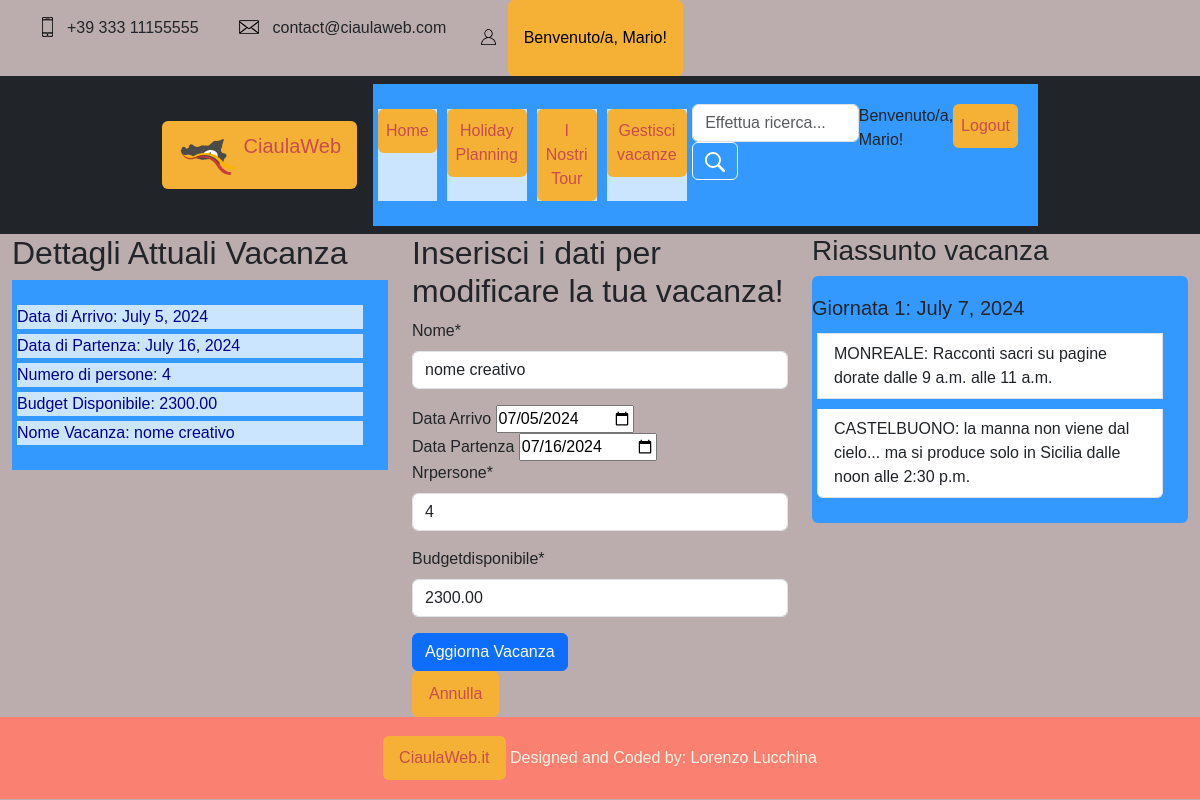
Screenshot of /HolidayPlanning/vacanza/57/modificavacanza/ (signed in) with the database file from the repository.
### profiles/models.py (models this page shows, shortened)
class UserProfileModel(AbstractBaseUser):
    nrSocio = models.IntegerField(primary_key=True)  # chiave, deve autogenerarsi
    first_name = models.CharField(max_length=32)
    last_name = models.CharField(max_length=32)
    email = models.CharField(max_length=32, unique=True)
    codiceFiscale = models.CharField(max_length=18)
    telefono = models.CharField(max_length=32)
    dataDiNascita = models.DateField(null=True)
    profile_image = models.ImageField(blank=True, null=True, default="defaultuser.png", upload_to="profiles/photos")
    is_active = models.BooleanField(default=True)
    is_admin = models.BooleanField(default=False)
    objects = UserManager()
    USERNAME_FIELD = 'email'
    REQUIRED_FIELDS = []
    @property
    def is_staff(self):
        return self.is_admin
    class Meta:
        verbose_name = 'User'
        verbose_name_plural = 'Users'

### HolidayPlanning/models.py (models this page shows, shortened)
class Vacanza(models.Model):
    nome = models.CharField(max_length=300, blank=True)
    dataArrivo = models.DateField()
    dataPartenza = models.DateField()
    nrPersone = models.IntegerField()
    budgetDisponibile = models.DecimalField(max_digits=10, decimal_places=2, blank=True)
    utente = models.ForeignKey(UserProfileModel, related_name='Utente', on_delete=models.PROTECT)
    scelte = models.ManyToManyField(Scelta, related_name='vacanze')
    spostamenti = models.ManyToManyField(Spostamento, related_name='spostamenti')
    def sort_scelte(self):
        return self.scelte.all().order_by('giorno', 'oraInizio', 'oraFine')
    class Meta:
        verbose_name = "Vacanza"
        verbose_name_plural = "Vacanze"

class Scelta(models.Model):
    giorno = models.DateField()  # scelto dall'utente
    attrazione = models.ForeignKey(to='attractions.Attrazione', on_delete=models.CASCADE, related_name="attrazione")
    oraInizio = models.TimeField(blank=True)  # scelta dall'utente
    oraFine = models.TimeField(blank=True)  # scelta dall'utente
    durata = models.DurationField()  # questi sono i secondi della durata
    class Meta:
        verbose_name = "Scelta"
        verbose_name_plural = "Scelte"

### attractions/models.py (models this page shows, shortened)
class Attrazione(models.Model):
    objects = None
    nome = models.CharField(max_length=200, primary_key=True)
    luogo = models.CharField(max_length=300)
    via = models.CharField(max_length=500)
    citta = models.CharField(max_length=200)
    costo = models.DecimalField(max_digits=10, decimal_places=2, blank=True)
    tipo = models.CharField(max_length=200)
    oraApertura = models.TimeField('ora apertura')
    oraChiusura = models.TimeField('ora chiusura')
    descrizione = models.TextField()
    attrazione_image = models.ImageField(blank=True, null=True)  # , upload_to='attractionImages/')
    class Meta:
        verbose_name = "Attrazione"
        verbose_name_plural = "Attrazioni"

### HolidayPlanning/views.py (the view, shortened to what this page needs)
# urls.py: path("vacanza/<pk>/modificavacanza/", ModificaVacanza.as_view(), name="modificavacanza"),
class ModificaVacanza(IsVacanzaUserOwnedMixin, UpdateView):
    model = Vacanza
    template_name = "HolidayPlanning/modificavacanza.html"
    form_class = ModificaVacanzaForm
    def dispatch(self, request, *args, **kwargs):
        vacanza = self.get_object()
        if vacanza.dataPartenza < date.today():
            return HttpResponseForbidden("Non puoi modificare una vacanza già conclusa.")
        return super().dispatch(request, *args, **kwargs)
    def get_context_data(self, **kwargs):
        context = super().get_context_data(**kwargs)
        context['title'] = "Modifica la tua Vacanza"
        context['show_modal'] = True
        return context

### HolidayPlanning/forms.py (shortened to what this page needs)
class ModificaVacanzaForm(forms.ModelForm):
    dataArrivo = forms.DateField(required=True, widget=forms.DateInput(attrs={'placeholder': 'Inserire data di arrivo'}))
    dataPartenza = forms.DateField(required=True, widget=forms.DateInput(attrs={'placeholder': 'Inserire data di ritorno'}))
    nrPersone = forms.IntegerField(required=True, widget=forms.TextInput(attrs={'placeholder': 'Inserire numero persone'}))
    budgetDisponibile = forms.DecimalField(required=True, widget=forms.TextInput(attrs={'placeholder': 'Inserire budget complessivo'}))
    nome = forms.CharField(required=True, widget=forms.TextInput(attrs={'placeholder': 'Inserire nome'}))
    class Meta:
        model = Vacanza
        fields = ['dataArrivo', 'dataPartenza', 'nrPersone', 'budgetDisponibile', 'nome']

### HolidayPlanning/mixins.py (called while the page is built)
    def dispatch(self, request, *args, **kwargs):
        vacanza = Vacanza.objects.get(pk=kwargs['pk'])
        if vacanza.utente != request.user:
            raise Http404("Non hai il permesso per accedere a questa vacanza.")
        return super().dispatch(request, *args, **kwargs)

### HolidayPlanning/templates/HolidayPlanning/modificavacanza.html (shortened to what this page needs)
{% extends 'base.html' %}
{% block head %}
    {% load static %}
    <link rel="stylesheet" type="text/css" href="{% static '/css/style.css' %}">
    {% load crispy_forms_tags %}
{% endblock %}
{% block content %}
    {% include "header.html" %}
    <div class="container-fluid">
        <div class="row">
            <div class="col-md-4">
                <h2> Dettagli Attuali Vacanza </h2>
                <ul class="list-unstyled">
                    <li>Data di Arrivo: {{ object.dataArrivo }} </li>
                    <li>Data di Partenza: {{ object.dataPartenza }} </li>
                    <li>Numero di persone: {{ object.nrPersone }} </li>
                    <li>Budget Disponibile: {{ object.budgetDisponibile }} </li>
                    <li>Nome Vacanza: {{ object.nome }} </li>
                </ul>
            </div>
            <div class="col-md-4">
                <h2>Inserisci i dati per modificare la tua vacanza!</h2>
                <form method="post" enctype="multipart/form-data" id="modificaVacanzaForm">
                    {{ form.nome | as_crispy_field }}
                    <label > Data Arrivo
                        <input type="date" name="dataArrivo" value="{{ object.dataArrivo.isoformat }}" data-old-value="{{ object.dataArrivo.isoformat }}">
                    </label>
                    <label> Data Partenza
                        <input type="date" name="dataPartenza" value="{{ object.dataPartenza.isoformat }}" data-old-value="{{ object.dataPartenza.isoformat }}">
                    </label>
                    {{ form.nrPersone | as_crispy_field }}
                    {{ form.budgetDisponibile | as_crispy_field }}
                    <button type="button" value="Submit" class="btn btn-primary" name="SubmitButton" id="submitButton">
                        Aggiorna Vacanza
                    </button>
                </form>
                <a class="btn" href="{% url 'HolidayPlanning:vacanze' %}">Annulla</a>
            </div>
            <div class="col-md-4">
                <h3>Riassunto vacanza</h3>
                <ul class="list-group">
                    {% for s in vacanza.sort_scelte %}
                        {% ifchanged s.giorno %}
                            <h5>Giornata {{ forloop.counter }}: {{ s.giorno }}</h5>
                        {% endifchanged %}
                        <li class="list-group-item">{{ s.attrazione.nome }} dalle {{ s.oraInizio }}
                            alle {{ s.oraFine }}</li>
                    {% endfor %}
                </ul>
            </div>
        </div>
    </div>
{% endblock %}

### templates/header.html (shortened to what this page needs)
<header class="header">
<div class="top-bar">
    <div class="container">
        <div class="row">
            <div class="col d-flex flex-row">
                <div class="top_bar_contact_item"><div class="top_bar_icon"><img src="{% static 'img/phone.png' %}" class="img-fluid" alt="phone img"></div>+39 333 11155555</div>
                <div class="top_bar_contact_item"><div class="top_bar_icon"><img src="{% static 'img/mail.png' %}"  class="img-fluid" alt="mail img"></div>contact@ciaulaweb.com</div>
                <div class="top_bar_content ml-auto">
                    {% if user.is_authenticated %}
                    <div class="top_bar_user">
                        <div class="user_icon"><img src="{% static '/img/user.svg' %}"  class="img-fluid" alt="user img"></div>
                            <a href="{% url "profiles:user-detail" user.pk %}">Benvenuto/a, {{user.first_name}}! </a>
                        </div>
                    {% else %}
                    <div class="top_bar_user">
                        <div class="user_icon"><img src="{% static '/img/user.svg' %}"  class="img-fluid" alt="user img"></div>
                        <div><a href="{% url 'profiles:registration' %}">Registrati</a></div>
                        <div><a href="{% url 'profiles:user-login' %}">Login</a></div>
                    </div>
                    {% endif %}
                </div>
            </div>
        </div>
    </div>
</div>
<nav class="navbar navbar-expand-lg navbar-dark bg-dark">
    <div class="w-75 container-fluid">
        <a class="navbar-brand pl-5" href="{% url 'home' %}">
            <img src="{% static '/img/logo_ciaulaweb.png' %}" class="d-inline-block logo_ciaulaweb align-top" alt="Logo">
            CiaulaWeb
        </a>
        <div class="collapse navbar-collapse justify-content-between" id="navbarNavDropdown">
            <ul class="navbar-nav pl-5">
                <li class="nav-item active pl-5">
                    <a class="nav-link" href="{% url 'home' %}">Home</a>
                </li>
                <li class="nav-item pl-5">
                    <a class="nav-link" href="{% url 'HolidayPlanning:creavacanza' %}">Holiday Planning</a>
                </li>
                <li class="nav-item pl-5">
                    <a class="nav-link " href="{% url 'HolidayPlanning:tourorganizzati' %}">I Nostri Tour</a>
                </li>
            {% if user.is_authenticated %}
                <li class="nav-item">
                    <a class="nav-link" href="{% url 'HolidayPlanning:vacanze' %}">Gestisci vacanze</a>
                </li>
            {% endif %}
            <form class="form-inline my-2 my-lg-0" method="GET" action="{% url 'attractions:cerca' %}">
                <label>
                    <input class="form-control mr-sm-2" type="search" name="search" required="required" placeholder="Effettua ricerca...">
                </label>
                <button class="btn btn-outline-light my-2 my-sm-0" type="submit">
                    <img src="{% static 'img/search.png' %}" class="img-fluid" alt="search img">
                </button>
            </form>
                {% if user.is_authenticated %}
                    <div class="nav-item pl-5">
                        <a>Benvenuto/a, {{ user.first_name }}! </a>
                    </div>
                    <div class="nav-item pl-5">
                        <a class="nav-link" href="{% url 'profiles:user-logout' %}"> Logout </a>
                    </div>
                {% endif %}
            </ul>
        </div>
    </div>
</nav>
</header>

### static/css/style.css (style rules this page uses)
* { font-family: 'Montserrat', sans-serif !important; }
.logo_ciaulaweb { width: 60px; height: 48px; }
ul { background: #3399ff; padding: 20px; }
ul li { background: #cce5ff; color: darkblue; margin: 5px; }
a:link, a:visited { background-color: #f4b136; color: rgb(199, 77, 77); padding: 10px 16px; text-align: center; text-decoration: none; display: inline-block; border-radius: 6px; }
:root { --gradient: linear-gradient(to left top, #dd2476 10%, #ff512f 90%) !important; }
body { background: #bbadad !important; }
.container { display: flex; justify-content: space-between; }
.header { position: relative; width: 100%; z-index: 10; }
.top_bar_contact_item { font-size: 16px; font-weight: 300; line-height: 56px; margin-right: 40px; }
.top_bar_contact_item:not(:first-child) { margin-right: 0; }
.top_bar_icon { display: inline-block; margin-right: 14px; -webkit-transform: translateY(-2px); -moz-transform: translateY(-2px); -ms-transform: translateY(-2px); -o-transform: translateY(-2px); transform: translateY(-2px); }
.top_bar_user { display: inline-block; margin-left: 35px; }
.user_icon { display: inline-block; margin-right: 7px; -webkit-transform: translateY(-2px); -moz-transform: translateY(-2px); -ms-transform: translateY(-2px); -o-transform: translateY(-2px); transform: translateY(-2px); width: 15px; }
.user_icon img { width: 100%; }
.top_bar_user div { display: inline-block; }
.top_bar_user a { font-size: 16px; font-weight: 300; line-height: 56px; color: #000; -webkit-transition: all 200ms ease; -moz-transition: all 200ms ease; -ms-transition: all 200ms ease; -o-transition: all 200ms ease; transition: all 200ms ease; }

### rows the page displays
UserProfileModel: first_name "Mario"
Vacanza: dataArrivo "July 5, 2024", dataPartenza "July 16, 2024", nrPersone "4", budgetDisponibile "2300.00", nome "nome creativo", dataArrivo "07/05/2024", dataPartenza "07/16/2024"
Scelta: giorno "July 7, 2024", attrazione.nome "MONREALE: Racconti sacri su pagine dorate", oraInizio "9 a.m.", oraFine "11 a.m."
Scelta: attrazione.nome "CASTELBUONO: la manna non viene dal cielo... ma si produce solo in Sicilia", oraInizio "noon", oraFine "2:30 p.m."
